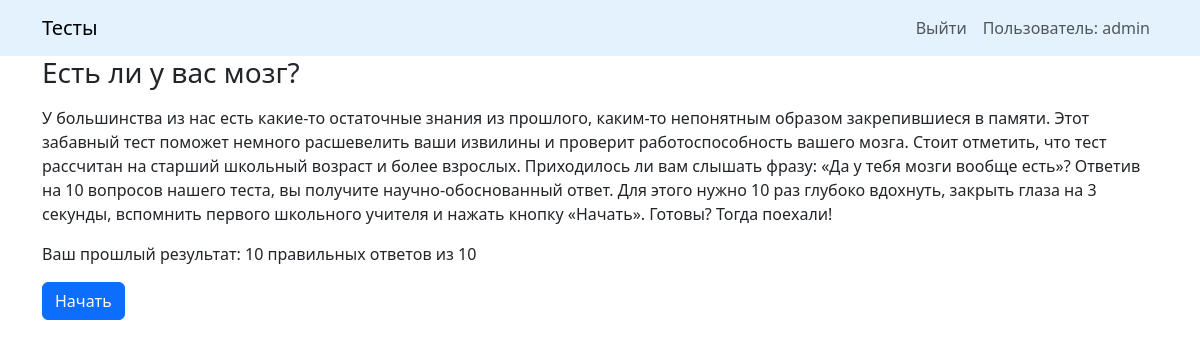
The page /set_page/2/ (signed in) on the database its author committed.
### questionnaire/models.py (models this page shows, shortened)
class SetOfTests(models.Model):
    title = models.CharField(
        max_length=50,
        verbose_name='Название теста'
    )
    description = models.TextField(
        verbose_name='Описание теста'
    )
    has_multiple_answers = models.BooleanField(
        default=False,
        verbose_name='Множественный выбор ответов')

### questionnaire/views.py (the view)
@login_required
def set_page(request, set_id):
    set = get_object_or_404(SetOfTests, pk=set_id)
    cnt_tests = Test.objects.filter(set_of_tests=set).count()
    result = UserResults.objects.get_or_create(
        user=request.user,
        set_of_tests=set
    )[0].count_correct_answer
    context = {
        'set': set,
        'result': result,
        'cnt_tests': cnt_tests
    }
    return render(request, 'questionnaire/set_page.html', context=context)

### templates/questionnaire/set_page.html
{% extends 'base.html'%}
{% block content %}
<div class="container">
<h3>
    <p>{{ set.title }}</p>
</h3>
<p>
    {{ set.description }}
</p>
<p>
    {% if result == 1 %}
        Ваш прошлый результат: {{ result }} правильный ответ из {{ cnt_tests }}
    {% else %}
        Ваш прошлый результат: {{ result }} правильных ответов из {{ cnt_tests }}
    {% endif %}
</p>
<a class="btn btn-primary" href="{% url 'questionnaire:passing_test' set.pk 1%}" role="button">Начать</a>
</div>
{% endblock %}

### templates/includes/header.html (shortened to what this page needs)
{% load static %}
<header>
  <nav class="navbar navbar-expand-lg navbar-light" style="background-color: #e3f2fd;">
    <div class="container">
      <a class="navbar-brand" href="{% url 'questionnaire:index' %}">Тесты</a>
       <ul class="navbar-nav mr-auto mt-2 mt-lg-0">
        {% with request.resolver_match.view_name as view_name %}
        {% if request.user.is_authenticated %}
        <li class="nav-item">
          <a class="nav-link
          "
          href="{% url 'users:logout' %}"
          >
            Выйти
          </a>
        </li>
        <li class="nav-item">
          <a class="nav-link">
            Пользователь: {{ user.username }}
          </a>
        </li>
        {% endif %}
        {% endwith %}
      </ul>
    </div>
  </nav>
</header>

### rows shown on the page
SetOfTests: title "Есть ли у вас мозг?", description "У большинства из нас есть какие-то остаточные знания из прошлого, каким-то непонятным образом закрепившиеся в памяти. Этот забавный тест поможет немного расшевелить ваши извилины и проверит работоспособность вашего мозга. Стоит отметить, что тест рассчитан на старший школьный возраст и более взрослых. Приходилось ли вам слышать фразу: «Да у тебя мозги вообще есть»? Ответив на 10 вопросов нашего теста, вы получите научно-обоснованный ответ. Для этого нужно 10 раз глубоко вдохнуть, закрыть глаза на 3 секунды, вспомнить первого школьного учителя и нажать кнопку «Начать». Готовы? Тогда поехали!"

### other values the page prints
{{ user.username }} "admin"
{{ result }} "10"
{{ cnt_tests }} "10"
